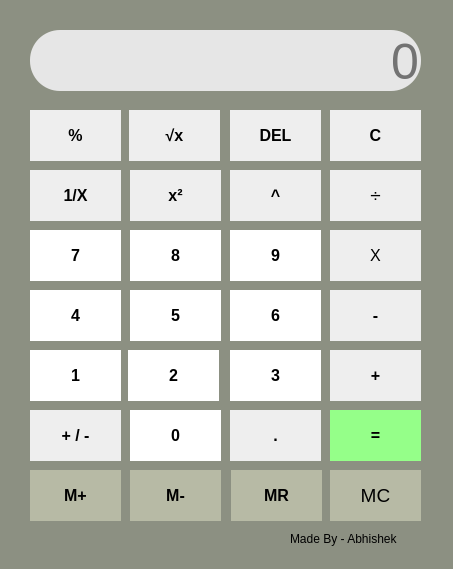
<?xml version="1.0" encoding="UTF-8"?>
<ui version="4.0">
 <class>MainWindow</class>
 <widget class="QMainWindow" name="MainWindow">
  <property name="geometry">
   <rect>
    <x>0</x>
    <y>0</y>
    <width>453</width>
    <height>569</height>
   </rect>
  </property>
  <property name="windowTitle">
   <string>Calculator</string>
  </property>
  <property name="windowIcon">
   <iconset>
    <normaloff>calculator.png</normaloff>calculator.png</iconset>
  </property>
  <property name="styleSheet">
   <string notr="true">background-color: rgb(140, 144, 130);</string>
  </property>
  <widget class="QWidget" name="centralwidget">
   <widget class="QLineEdit" name="screen">
    <property name="enabled">
     <bool>false</bool>
    </property>
    <property name="geometry">
     <rect>
      <x>30</x>
      <y>30</y>
      <width>391</width>
      <height>61</height>
     </rect>
    </property>
    <property name="font">
     <font>
      <pointsize>-1</pointsize>
      <weight>50</weight>
      <italic>false</italic>
      <bold>false</bold>
      <underline>false</underline>
      <strikeout>false</strikeout>
      <kerning>true</kerning>
     </font>
    </property>
    <property name="styleSheet">
     <string notr="true">#screen{
color: rgb(0, 0, 0);
background-color: rgb(230, 230, 230);
font-size:50px;
border-radius:30px;
}</string>
    </property>
    <property name="text">
     <string/>
    </property>
    <property name="cursorPosition">
     <number>0</number>
    </property>
    <property name="alignment">
     <set>Qt::AlignBottom|Qt::AlignRight|Qt::AlignTrailing</set>
    </property>
    <property name="placeholderText">
     <string>0</string>
    </property>
   </widget>
   <widget class="QLabel" name="label">
    <property name="geometry">
     <rect>
      <x>290</x>
      <y>530</y>
      <width>130</width>
      <height>18</height>
     </rect>
    </property>
    <property name="text">
     <string>Made By - Abhishek</string>
    </property>
   </widget>
   <widget class="QPushButton" name="pushSqrt">
    <property name="geometry">
     <rect>
      <x>129</x>
      <y>110</y>
      <width>91</width>
      <height>51</height>
     </rect>
    </property>
    <property name="font">
     <font>
      <pointsize>12</pointsize>
      <weight>75</weight>
      <bold>true</bold>
     </font>
    </property>
    <property name="styleSheet">
     <string notr="true">#pushSqrt{
border:0px;
background: rgb(238, 238, 238);
}
#pushSqrt:hover
{
border:3px solid grey;
	background-color: rgb(172, 172, 172);
color:black;
}</string>
    </property>
    <property name="text">
     <string>√x</string>
    </property>
   </widget>
   <widget class="QPushButton" name="pushDel">
    <property name="geometry">
     <rect>
      <x>230</x>
      <y>110</y>
      <width>91</width>
      <height>51</height>
     </rect>
    </property>
    <property name="font">
     <font>
      <pointsize>12</pointsize>
      <weight>75</weight>
      <bold>true</bold>
     </font>
    </property>
    <property name="styleSheet">
     <string notr="true">#pushDel{
border:0px;
background: rgb(238, 238, 238);
}
#pushDel:hover
{
border:3px solid White;
	background-color: rgb(243, 63, 90);
color:White;
}</string>
    </property>
    <property name="text">
     <string>DEL</string>
    </property>
    <property name="shortcut">
     <string>Backspace</string>
    </property>
   </widget>
   <widget class="QPushButton" name="pushC">
    <property name="geometry">
     <rect>
      <x>330</x>
      <y>110</y>
      <width>91</width>
      <height>51</height>
     </rect>
    </property>
    <property name="font">
     <font>
      <pointsize>12</pointsize>
      <weight>75</weight>
      <bold>true</bold>
     </font>
    </property>
    <property name="styleSheet">
     <string notr="true">#pushC{
border:0px;
background: rgb(238, 238, 238);
}
#pushC:hover
{
border:3px solid White;
	background-color: rgb(65, 68, 220);
color:White;
}</string>
    </property>
    <property name="text">
     <string>C</string>
    </property>
    <property name="shortcut">
     <string>Del</string>
    </property>
   </widget>
   <widget class="QPushButton" name="pushPercent">
    <property name="geometry">
     <rect>
      <x>30</x>
      <y>110</y>
      <width>91</width>
      <height>51</height>
     </rect>
    </property>
    <property name="font">
     <font>
      <pointsize>12</pointsize>
      <weight>75</weight>
      <bold>true</bold>
     </font>
    </property>
    <property name="styleSheet">
     <string notr="true">#pushPercent{
border:0px;
background: rgb(238, 238, 238);
}
#pushPercent:hover
{
border:3px solid grey;
	background-color: rgb(172, 172, 172);
color:black;
}</string>
    </property>
    <property name="text">
     <string>%</string>
    </property>
    <property name="shortcut">
     <string>%</string>
    </property>
   </widget>
   <widget class="QPushButton" name="pushByX">
    <property name="geometry">
     <rect>
      <x>30</x>
      <y>170</y>
      <width>91</width>
      <height>51</height>
     </rect>
    </property>
    <property name="font">
     <font>
      <pointsize>12</pointsize>
      <weight>75</weight>
      <bold>true</bold>
     </font>
    </property>
    <property name="styleSheet">
     <string notr="true">#pushByX{
border:0px;
background: rgb(238, 238, 238);
}
#pushByX:hover
{
border:3px solid grey;
	background-color: rgb(172, 172, 172);
color:black;
}</string>
    </property>
    <property name="text">
     <string>1/X</string>
    </property>
   </widget>
   <widget class="QPushButton" name="pushSquare">
    <property name="geometry">
     <rect>
      <x>130</x>
      <y>170</y>
      <width>91</width>
      <height>51</height>
     </rect>
    </property>
    <property name="font">
     <font>
      <pointsize>12</pointsize>
      <weight>75</weight>
      <bold>true</bold>
     </font>
    </property>
    <property name="styleSheet">
     <string notr="true">#pushSquare{
border:0px;
background: rgb(238, 238, 238);
}
#pushSquare:hover
{
border:3px solid grey;
	background-color: rgb(172, 172, 172);
color:black;
}</string>
    </property>
    <property name="text">
     <string>x²</string>
    </property>
   </widget>
   <widget class="QPushButton" name="pushPower">
    <property name="geometry">
     <rect>
      <x>230</x>
      <y>170</y>
      <width>91</width>
      <height>51</height>
     </rect>
    </property>
    <property name="font">
     <font>
      <pointsize>12</pointsize>
      <weight>75</weight>
      <bold>true</bold>
     </font>
    </property>
    <property name="styleSheet">
     <string notr="true">#pushPower{
border:0px;
background: rgb(238, 238, 238);
}
#pushPower:hover
{
border:3px solid grey;
	background-color: rgb(172, 172, 172);
color:black;
}</string>
    </property>
    <property name="text">
     <string>^</string>
    </property>
    <property name="shortcut">
     <string>^</string>
    </property>
   </widget>
   <widget class="QPushButton" name="pushDivide">
    <property name="geometry">
     <rect>
      <x>330</x>
      <y>170</y>
      <width>91</width>
      <height>51</height>
     </rect>
    </property>
    <property name="font">
     <font>
      <pointsize>14</pointsize>
      <weight>50</weight>
      <bold>false</bold>
     </font>
    </property>
    <property name="styleSheet">
     <string notr="true">#pushDivide{
border:0px;
background: rgb(238, 238, 238);
}
#pushDivide:hover
{
border:3px solid grey;
	background-color: rgb(172, 172, 172);
color:black;
}</string>
    </property>
    <property name="text">
     <string>÷</string>
    </property>
    <property name="shortcut">
     <string>/</string>
    </property>
   </widget>
   <widget class="QPushButton" name="pushMultiply">
    <property name="geometry">
     <rect>
      <x>330</x>
      <y>230</y>
      <width>91</width>
      <height>51</height>
     </rect>
    </property>
    <property name="font">
     <font>
      <pointsize>12</pointsize>
      <weight>50</weight>
      <bold>false</bold>
     </font>
    </property>
    <property name="styleSheet">
     <string notr="true">#pushMultiply{
border:0px;
background: rgb(238, 238, 238);
}
#pushMultiply:hover
{
border:3px solid grey;
	background-color: rgb(172, 172, 172);
color:black;
}</string>
    </property>
    <property name="text">
     <string>X</string>
    </property>
    <property name="shortcut">
     <string>*</string>
    </property>
   </widget>
   <widget class="QPushButton" name="push9">
    <property name="geometry">
     <rect>
      <x>230</x>
      <y>230</y>
      <width>91</width>
      <height>51</height>
     </rect>
    </property>
    <property name="font">
     <font>
      <pointsize>12</pointsize>
      <weight>75</weight>
      <bold>true</bold>
     </font>
    </property>
    <property name="styleSheet">
     <string notr="true">#push9{
border:0px;
background: #fff;
}
#push9:hover
{
border:3px solid #fff;
background:#c0c0c0;
color:black;
}</string>
    </property>
    <property name="text">
     <string>9</string>
    </property>
    <property name="shortcut">
     <string>9</string>
    </property>
   </widget>
   <widget class="QPushButton" name="push8">
    <property name="geometry">
     <rect>
      <x>130</x>
      <y>230</y>
      <width>91</width>
      <height>51</height>
     </rect>
    </property>
    <property name="font">
     <font>
      <pointsize>12</pointsize>
      <weight>75</weight>
      <bold>true</bold>
     </font>
    </property>
    <property name="styleSheet">
     <string notr="true">#push8{
border:0px;
background: #fff;
}
#push8:hover
{border:3px solid #fff;
background:#c0c0c0;
color:black;
}</string>
    </property>
    <property name="text">
     <string>8</string>
    </property>
    <property name="shortcut">
     <string>8</string>
    </property>
   </widget>
   <widget class="QPushButton" name="push7">
    <property name="geometry">
     <rect>
      <x>30</x>
      <y>230</y>
      <width>91</width>
      <height>51</height>
     </rect>
    </property>
    <property name="font">
     <font>
      <pointsize>12</pointsize>
      <weight>75</weight>
      <bold>true</bold>
     </font>
    </property>
    <property name="styleSheet">
     <string notr="true">#push7{
border:0px;
background: #fff;
}
#push7:hover
{
border:3px solid #fff;
background:#c0c0c0;
color:black;
}</string>
    </property>
    <property name="text">
     <string>7</string>
    </property>
    <property name="shortcut">
     <string>7</string>
    </property>
   </widget>
   <widget class="QPushButton" name="push4">
    <property name="geometry">
     <rect>
      <x>30</x>
      <y>290</y>
      <width>91</width>
      <height>51</height>
     </rect>
    </property>
    <property name="font">
     <font>
      <pointsize>12</pointsize>
      <weight>75</weight>
      <bold>true</bold>
     </font>
    </property>
    <property name="styleSheet">
     <string notr="true">#push4{
border:0px;
background: #fff;
}
#push4:hover
{
border:3px solid #fff;
background:#c0c0c0;
color:black;
}</string>
    </property>
    <property name="text">
     <string>4</string>
    </property>
    <property name="shortcut">
     <string>4</string>
    </property>
   </widget>
   <widget class="QPushButton" name="push5">
    <property name="geometry">
     <rect>
      <x>130</x>
      <y>290</y>
      <width>91</width>
      <height>51</height>
     </rect>
    </property>
    <property name="font">
     <font>
      <pointsize>12</pointsize>
      <weight>75</weight>
      <bold>true</bold>
     </font>
    </property>
    <property name="styleSheet">
     <string notr="true">#push5{
border:0px;
background:#fff;
}
#push5:hover
{
border:3px solid #fff;
background:#c0c0c0;
color:black;
}</string>
    </property>
    <property name="text">
     <string>5</string>
    </property>
    <property name="shortcut">
     <string>5</string>
    </property>
   </widget>
   <widget class="QPushButton" name="pushMinus">
    <property name="geometry">
     <rect>
      <x>330</x>
      <y>290</y>
      <width>91</width>
      <height>51</height>
     </rect>
    </property>
    <property name="font">
     <font>
      <pointsize>12</pointsize>
      <weight>75</weight>
      <bold>true</bold>
     </font>
    </property>
    <property name="styleSheet">
     <string notr="true">#pushMinus{
border:0px;
background: rgb(238, 238, 238);
}
#pushMinus:hover
{
border:3px solid grey;
	background-color: rgb(172, 172, 172);
color:black;
}</string>
    </property>
    <property name="text">
     <string>-</string>
    </property>
    <property name="shortcut">
     <string>-</string>
    </property>
   </widget>
   <widget class="QPushButton" name="push6">
    <property name="geometry">
     <rect>
      <x>230</x>
      <y>290</y>
      <width>91</width>
      <height>51</height>
     </rect>
    </property>
    <property name="font">
     <font>
      <pointsize>12</pointsize>
      <weight>75</weight>
      <bold>true</bold>
     </font>
    </property>
    <property name="styleSheet">
     <string notr="true">#push6{
border:0px;
background:#fff;
}
#push6:hover
{
border:3px solid #fff;
background:#c0c0c0;
color:black;
}</string>
    </property>
    <property name="text">
     <string>6</string>
    </property>
    <property name="shortcut">
     <string>6</string>
    </property>
   </widget>
   <widget class="QPushButton" name="push1">
    <property name="geometry">
     <rect>
      <x>30</x>
      <y>350</y>
      <width>91</width>
      <height>51</height>
     </rect>
    </property>
    <property name="font">
     <font>
      <pointsize>12</pointsize>
      <weight>75</weight>
      <bold>true</bold>
     </font>
    </property>
    <property name="styleSheet">
     <string notr="true">#push1{
border:0px;
background:#fff;
}
#push1:hover
{
border:3px solid #fff;
background:#c0c0c0;
color:black;
}</string>
    </property>
    <property name="text">
     <string>1</string>
    </property>
    <property name="shortcut">
     <string>1</string>
    </property>
   </widget>
   <widget class="QPushButton" name="pushPlus">
    <property name="geometry">
     <rect>
      <x>330</x>
      <y>350</y>
      <width>91</width>
      <height>51</height>
     </rect>
    </property>
    <property name="font">
     <font>
      <pointsize>12</pointsize>
      <weight>75</weight>
      <bold>true</bold>
     </font>
    </property>
    <property name="styleSheet">
     <string notr="true">#pushPlus{
border:0px;
background: rgb(238, 238, 238);
}
#pushPlus:hover
{
border:3px solid grey;
	background-color: rgb(172, 172, 172);
color:black;
}</string>
    </property>
    <property name="text">
     <string>+</string>
    </property>
    <property name="shortcut">
     <string>+</string>
    </property>
   </widget>
   <widget class="QPushButton" name="push2">
    <property name="geometry">
     <rect>
      <x>128</x>
      <y>350</y>
      <width>91</width>
      <height>51</height>
     </rect>
    </property>
    <property name="font">
     <font>
      <pointsize>12</pointsize>
      <weight>75</weight>
      <bold>true</bold>
     </font>
    </property>
    <property name="styleSheet">
     <string notr="true">#push2{
border:0px;
background: #fff;
}
#push2:hover
{
border:3px solid #fff;
background:#c0c0c0;
color:black;
}</string>
    </property>
    <property name="text">
     <string>2</string>
    </property>
    <property name="shortcut">
     <string>2</string>
    </property>
   </widget>
   <widget class="QPushButton" name="push3">
    <property name="geometry">
     <rect>
      <x>230</x>
      <y>350</y>
      <width>91</width>
      <height>51</height>
     </rect>
    </property>
    <property name="font">
     <font>
      <pointsize>12</pointsize>
      <weight>75</weight>
      <bold>true</bold>
     </font>
    </property>
    <property name="styleSheet">
     <string notr="true">#push3{
border:0px;
background: #fff;
}
#push3:hover
{
border:3px solid #fff;
background:#c0c0c0;
color:black;
}</string>
    </property>
    <property name="text">
     <string>3</string>
    </property>
    <property name="shortcut">
     <string>3</string>
    </property>
   </widget>
   <widget class="QPushButton" name="pushPandM">
    <property name="geometry">
     <rect>
      <x>30</x>
      <y>410</y>
      <width>91</width>
      <height>51</height>
     </rect>
    </property>
    <property name="font">
     <font>
      <pointsize>12</pointsize>
      <weight>75</weight>
      <bold>true</bold>
     </font>
    </property>
    <property name="styleSheet">
     <string notr="true">#pushPandM{
border:0px;
background: rgb(238, 238, 238);
}
#pushPandM:hover
{
border:3px solid grey;
	background-color: rgb(172, 172, 172);
color:black;
}</string>
    </property>
    <property name="text">
     <string>+ / -</string>
    </property>
   </widget>
   <widget class="QPushButton" name="push0">
    <property name="geometry">
     <rect>
      <x>130</x>
      <y>410</y>
      <width>91</width>
      <height>51</height>
     </rect>
    </property>
    <property name="font">
     <font>
      <pointsize>12</pointsize>
      <weight>75</weight>
      <bold>true</bold>
     </font>
    </property>
    <property name="styleSheet">
     <string notr="true">#push0{
border:0px;
background: #fff;
}
#push0:hover
{
border:3px solid #fff;
background:#c0c0c0;
color:black;
}</string>
    </property>
    <property name="text">
     <string>0</string>
    </property>
    <property name="shortcut">
     <string>0</string>
    </property>
   </widget>
   <widget class="QPushButton" name="pushPoint">
    <property name="geometry">
     <rect>
      <x>230</x>
      <y>410</y>
      <width>91</width>
      <height>51</height>
     </rect>
    </property>
    <property name="font">
     <font>
      <pointsize>12</pointsize>
      <weight>75</weight>
      <bold>true</bold>
     </font>
    </property>
    <property name="styleSheet">
     <string notr="true">#pushPoint{
border:0px;
background: rgb(238, 238, 238);
}
#pushPoint:hover
{
border:3px solid grey;
	background-color: rgb(172, 172, 172);
color:black;
}</string>
    </property>
    <property name="text">
     <string>.</string>
    </property>
    <property name="shortcut">
     <string>.</string>
    </property>
   </widget>
   <widget class="QPushButton" name="pushEqual">
    <property name="geometry">
     <rect>
      <x>330</x>
      <y>410</y>
      <width>91</width>
      <height>51</height>
     </rect>
    </property>
    <property name="font">
     <font>
      <pointsize>12</pointsize>
      <weight>75</weight>
      <bold>true</bold>
     </font>
    </property>
    <property name="styleSheet">
     <string notr="true">#pushEqual{
border:0px;
	background-color: rgb(149, 255, 137);
}
#pushEqual:hover
{
border:3px solid White;
	background-color: rgb(112, 219, 112);
color:White;
}</string>
    </property>
    <property name="text">
     <string>=</string>
    </property>
    <property name="shortcut">
     <string>Enter</string>
    </property>
   </widget>
   <widget class="QPushButton" name="pushMp">
    <property name="geometry">
     <rect>
      <x>30</x>
      <y>470</y>
      <width>91</width>
      <height>51</height>
     </rect>
    </property>
    <property name="font">
     <font>
      <pointsize>12</pointsize>
      <weight>75</weight>
      <bold>true</bold>
     </font>
    </property>
    <property name="styleSheet">
     <string notr="true">#pushMp{
border:0px;
background-color: rgb(183, 186, 165);}
#pushMp:hover
{
border:3px solid grey;
	background-color: rgb(172, 172, 172);
color:black;
}</string>
    </property>
    <property name="text">
     <string>M+</string>
    </property>
   </widget>
   <widget class="QPushButton" name="pushMR">
    <property name="geometry">
     <rect>
      <x>231</x>
      <y>470</y>
      <width>91</width>
      <height>51</height>
     </rect>
    </property>
    <property name="font">
     <font>
      <pointsize>12</pointsize>
      <weight>75</weight>
      <bold>true</bold>
     </font>
    </property>
    <property name="styleSheet">
     <string notr="true">#pushMR{
border:0px;
background-color: rgb(183, 186, 165);}
#pushMR:hover
{
border:3px solid grey;
	background-color: rgb(172, 172, 172);
color:black;
}</string>
    </property>
    <property name="text">
     <string>MR</string>
    </property>
    <property name="shortcut">
     <string>^</string>
    </property>
   </widget>
   <widget class="QPushButton" name="pushMm">
    <property name="geometry">
     <rect>
      <x>130</x>
      <y>470</y>
      <width>91</width>
      <height>51</height>
     </rect>
    </property>
    <property name="font">
     <font>
      <pointsize>12</pointsize>
      <weight>75</weight>
      <bold>true</bold>
     </font>
    </property>
    <property name="styleSheet">
     <string notr="true">#pushMm{
border:0px;
background-color: rgb(183, 186, 165);}
#pushMm:hover
{
border:3px solid grey;
	background-color: rgb(172, 172, 172);
color:black;
}</string>
    </property>
    <property name="text">
     <string>M-</string>
    </property>
   </widget>
   <widget class="QPushButton" name="pushMC">
    <property name="geometry">
     <rect>
      <x>330</x>
      <y>470</y>
      <width>91</width>
      <height>51</height>
     </rect>
    </property>
    <property name="font">
     <font>
      <pointsize>14</pointsize>
      <weight>50</weight>
      <bold>false</bold>
     </font>
    </property>
    <property name="styleSheet">
     <string notr="true">#pushMC{
border:0px;
background-color: rgb(183, 186, 165);}
#pushMC:hover
{
border:3px solid grey;
	background-color: rgb(172, 172, 172);
color:black;
}</string>
    </property>
    <property name="text">
     <string>MC</string>
    </property>
    <property name="shortcut">
     <string>/</string>
    </property>
   </widget>
  </widget>
 </widget>
 <resources/>
 <connections/>
</ui>
